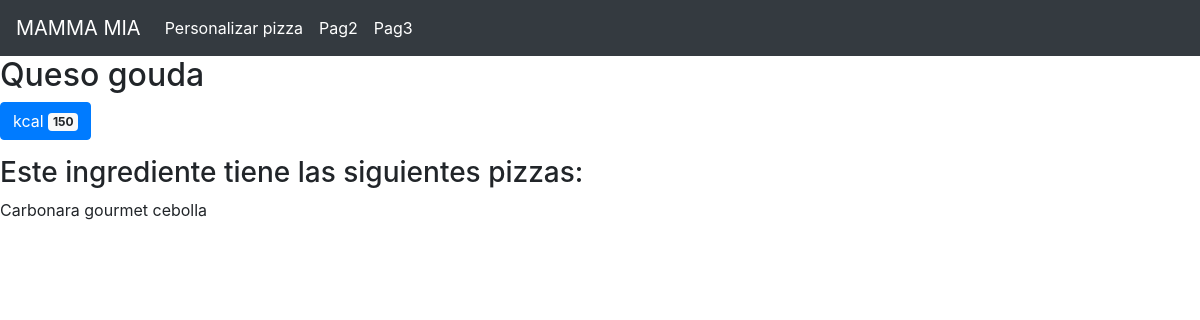
Screenshot of /ingredPage/3 with the database file from the repository.
### MammaMia/models.py (models this page shows, shortened)
class Ingrediente(models.Model):
    nameIn = models.CharField(max_length = 500)
    calorias = models.CharField(max_length = 4)
    descrip = models.CharField(max_length = 355)

class Pizza(models.Model):
    namePi = models.CharField(max_length = 255)
    image = models.ImageField(upload_to = 'media')
    masa = models.ForeignKey(Masa, on_delete = models.CASCADE)
    ingredientes = models.ManyToManyField(Ingrediente)

### MammaMia/views.py (the view)
# urls.py: path('ingredPage/<int:pk>', views.ingredPage, name = 'ingredPage'),
def ingredPage(request, pk):
    ingrediente = get_object_or_404(Ingrediente, pk = pk)
    pizzas = Pizza.objects.filter(pk=pk)
    context = {'ingrediente':ingrediente, 'pizzas':pizzas}
    return render(request, 'ingredPage.html', context)

### MammaMia/templates/ingredPage.html (shortened to what this page needs)
{% extends 'base.html' %}
{% block content %}
    <div class="pizzasPorIngred">
        <h2>{{ingrediente.nameIn}} </h2>
        <button type="button" class="btn btn-primary">
            kcal <span class="badge badge-light">{{ingrediente.calorias}}</span>
        </button>
        <h3> Este ingrediente tiene las siguientes pizzas:</h3>
            {% for pizza in pizzas%}
            <div>
                <p> {{pizza.namePi}} </p>
            </div>
            {% endfor %}
    </div>
{% endblock %}

### rows the page displays
Ingrediente: nameIn "Queso gouda", calorias "150"
Pizza: namePi "Carbonara gourmet cebolla"
